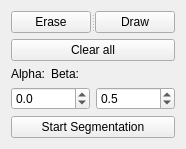
<?xml version="1.0" encoding="UTF-8"?>
<ui version="4.0">
 <class>Segmentationwidget</class>
 <widget class="QWidget" name="Segmentationwidget">
  <property name="geometry">
   <rect>
    <x>0</x>
    <y>0</y>
    <width>148</width>
    <height>147</height>
   </rect>
  </property>
  <property name="windowTitle">
   <string>Form</string>
  </property>
  <layout class="QFormLayout" name="formLayout">
   <item row="0" column="0" colspan="2">
    <widget class="QSplitter" name="splitter">
     <property name="orientation">
      <enum>Qt::Horizontal</enum>
     </property>
     <widget class="QPushButton" name="eraserButton">
      <property name="text">
       <string>Erase</string>
      </property>
      <property name="checkable">
       <bool>true</bool>
      </property>
      <property name="autoExclusive">
       <bool>true</bool>
      </property>
     </widget>
     <widget class="QPushButton" name="drawButton">
      <property name="text">
       <string>Draw</string>
      </property>
      <property name="checkable">
       <bool>true</bool>
      </property>
      <property name="autoExclusive">
       <bool>true</bool>
      </property>
     </widget>
    </widget>
   </item>
   <item row="1" column="0" colspan="2">
    <widget class="QPushButton" name="ClearButton">
     <property name="text">
      <string>Clear all</string>
     </property>
    </widget>
   </item>
   <item row="2" column="0">
    <widget class="QLabel" name="label">
     <property name="text">
      <string>Alpha:</string>
     </property>
    </widget>
   </item>
   <item row="2" column="1">
    <widget class="QLabel" name="label_2">
     <property name="text">
      <string>Beta:</string>
     </property>
    </widget>
   </item>
   <item row="3" column="0" colspan="2">
    <layout class="QHBoxLayout" name="horizontalLayout">
     <item>
      <widget class="QDoubleSpinBox" name="AlphaSpinBox">
       <property name="decimals">
        <number>1</number>
       </property>
       <property name="minimum">
        <double>-1.000000000000000</double>
       </property>
       <property name="maximum">
        <double>1.000000000000000</double>
       </property>
       <property name="singleStep">
        <double>0.100000000000000</double>
       </property>
      </widget>
     </item>
     <item>
      <widget class="QDoubleSpinBox" name="BetaSpinBox">
       <property name="decimals">
        <number>1</number>
       </property>
       <property name="maximum">
        <double>4.000000000000000</double>
       </property>
       <property name="singleStep">
        <double>0.100000000000000</double>
       </property>
       <property name="value">
        <double>0.500000000000000</double>
       </property>
      </widget>
     </item>
    </layout>
   </item>
   <item row="4" column="0" colspan="2">
    <widget class="QPushButton" name="SegmentationButton">
     <property name="text">
      <string>Start Segmentation</string>
     </property>
    </widget>
   </item>
  </layout>
 </widget>
 <resources/>
 <connections/>
</ui>
